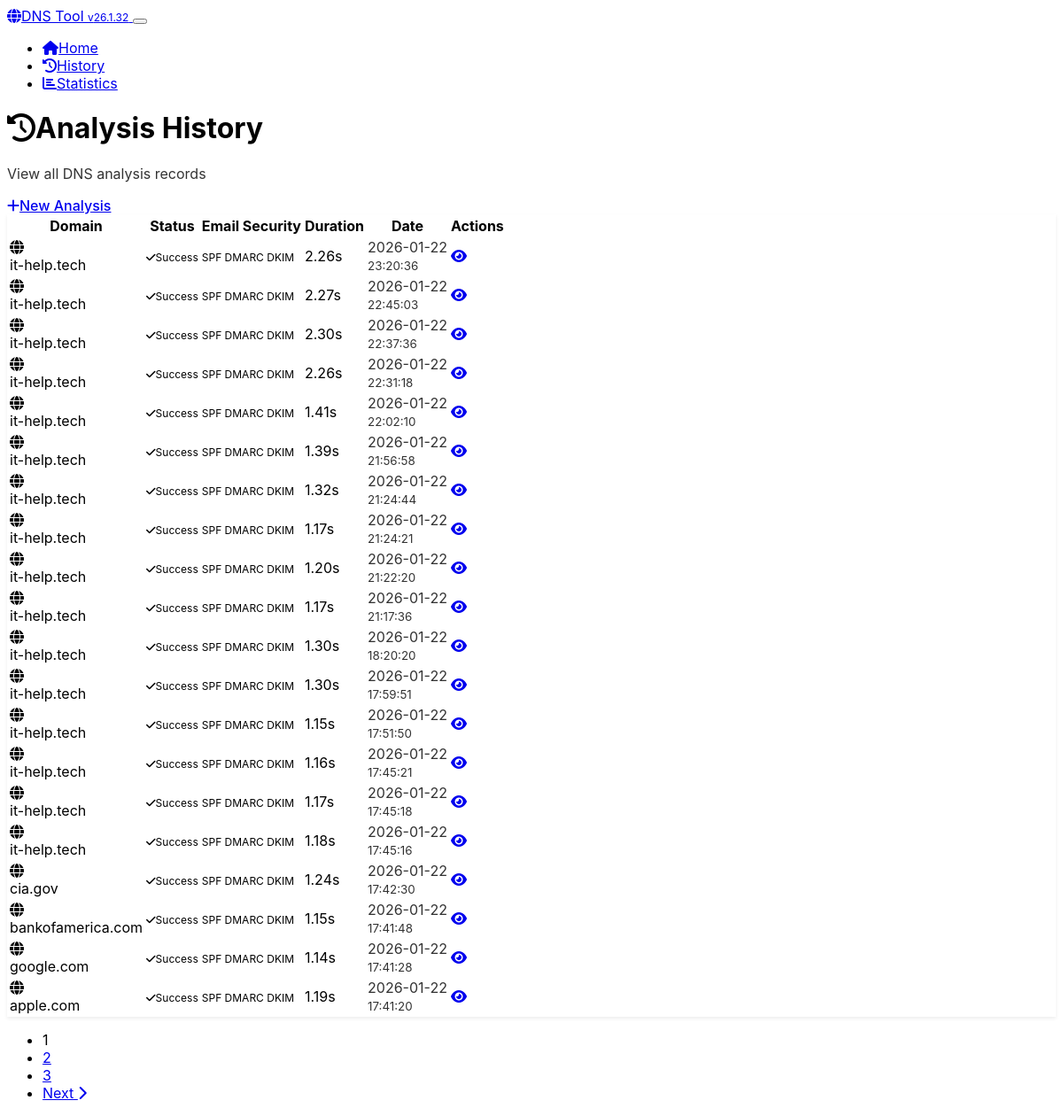
Before: /history with the older database file.
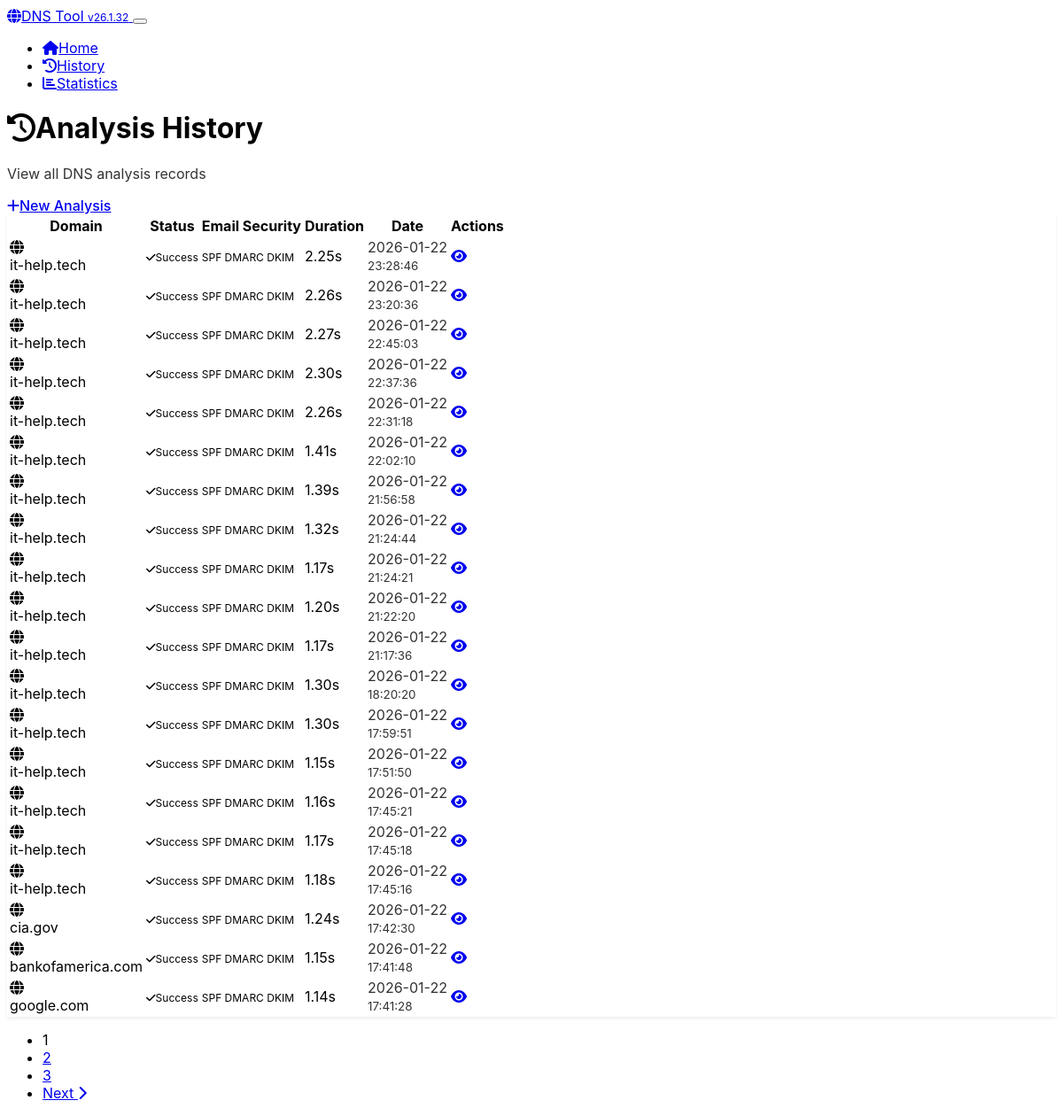
After: the same page with the newer database file.
### app.py (models this page shows, shortened)
class DomainAnalysis(db.Model):
    __tablename__ = 'domain_analyses'
    id = db.Column(db.Integer, primary_key=True)
    domain = db.Column(db.String(255), nullable=False, index=True)
    ascii_domain = db.Column(db.String(255), nullable=False)
    basic_records = db.Column(JSON)
    authoritative_records = db.Column(JSON)
    spf_status = db.Column(db.String(20))
    spf_records = db.Column(JSON)
    dmarc_status = db.Column(db.String(20))
    dmarc_policy = db.Column(db.String(20))
    dmarc_records = db.Column(JSON)
    dkim_status = db.Column(db.String(20))
    dkim_selectors = db.Column(JSON)
    registrar_name = db.Column(db.String(255))
    registrar_source = db.Column(db.String(20))
    analysis_success = db.Column(db.Boolean, default=True)
    error_message = db.Column(db.Text)
    analysis_duration = db.Column(db.Float)  # seconds
    created_at = db.Column(db.DateTime, default=datetime.utcnow, nullable=False)
    updated_at = db.Column(db.DateTime, default=datetime.utcnow, onupdate=datetime.utcnow)

### app.py (the view)
@app.route('/history')
def history():
    page = request.args.get('page', 1, type=int)
    per_page = 20
    analyses = DomainAnalysis.query.order_by(
        DomainAnalysis.created_at.desc()
    ).paginate(
        page=page, per_page=per_page, error_out=False
    )
    return render_template('history.html', analyses=analyses)

### app.py (called while the page is built)
@app.context_processor
def inject_version():
    return {'app_version': APP_VERSION}

### templates/history.html (shortened to what this page needs)
<!DOCTYPE html>
<html lang="en" data-bs-theme="dark">
<head>
    <link href="https://cdn.replit.com/agent/bootstrap-agent-dark-theme.min.css" rel="stylesheet">
    <link href="https://cdnjs.cloudflare.com/ajax/libs/font-awesome/6.4.0/css/all.min.css" rel="stylesheet">
    <link href="{{ url_for('static', filename='css/custom.css') }}" rel="stylesheet">
</head>
<body>
    <nav class="navbar navbar-expand-lg navbar-dark bg-dark">
        <div class="container">
            <a class="navbar-brand" href="{{ url_for('index') }}">
                <i class="fas fa-globe me-2"></i>DNS Tool <span class="badge bg-secondary ms-1">v{{ app_version }}</span>
            </a>
            <button class="navbar-toggler" type="button" data-bs-toggle="collapse" data-bs-target="#navbarNav">
            </button>
            <div class="collapse navbar-collapse" id="navbarNav">
                <ul class="navbar-nav ms-auto">
                    <li class="nav-item">
                        <a class="nav-link" href="{{ url_for('index') }}">
                            <i class="fas fa-home me-1"></i>Home
                        </a>
                    </li>
                    <li class="nav-item">
                        <a class="nav-link active" href="{{ url_for('history') }}">
                            <i class="fas fa-history me-1"></i>History
                        </a>
                    </li>
                    <li class="nav-item">
                        <a class="nav-link" href="{{ url_for('stats') }}">
                            <i class="fas fa-chart-bar me-1"></i>Statistics
                        </a>
                    </li>
                </ul>
            </div>
        </div>
    </nav>
    <div class="container my-4">
        <div class="d-flex justify-content-between align-items-center mb-4">
            <div>
                <h1 class="h3 mb-1">
                    <i class="fas fa-history me-2"></i>Analysis History
                </h1>
                <p class="text-muted mb-0">View all DNS analysis records</p>
            </div>
            <a href="{{ url_for('index') }}" class="btn btn-primary">
                <i class="fas fa-plus me-2"></i>New Analysis
            </a>
        </div>
        {% if analyses.items %}
            <div class="card">
                <div class="card-body">
                    <div class="table-responsive">
                        <table class="table table-hover mb-0">
                            <thead>
                                <tr>
                                    <th>Domain</th>
                                    <th>Status</th>
                                    <th>Email Security</th>
                                    <th>Duration</th>
                                    <th>Date</th>
                                    <th>Actions</th>
                                </tr>
                            </thead>
                            <tbody>
                                {% for analysis in analyses.items %}
                                <tr>
                                    <td>
                                        <div class="d-flex align-items-center">
                                            <i class="fas fa-globe text-primary me-2"></i>
                                            <div>
                                                <div class="fw-medium">{{ analysis.domain }}</div>
                                            </div>
                                        </div>
                                    </td>
                                    <td>
                                        {% if analysis.analysis_success %}
                                            <span class="badge bg-success">
                                                <i class="fas fa-check me-1"></i>Success
                                            </span>
                                        {% else %}
                                            <span class="badge bg-danger">
                                                <i class="fas fa-times me-1"></i>Failed
                                            </span>
                                        {% endif %}
                                    </td>
                                    <td>
                                        <div class="d-flex gap-1">
                                            {% if analysis.spf_status %}
                                                <span class="badge bg-{{ 'success' if analysis.spf_status == 'success' else 'warning' if analysis.spf_status == 'warning' else 'danger' }}" title="SPF">
                                                    SPF
                                                </span>
                                            {% endif %}
                                            {% if analysis.dmarc_status %}
                                                <span class="badge bg-{{ 'success' if analysis.dmarc_status == 'success' else 'warning' if analysis.dmarc_status == 'warning' else 'danger' }}" title="DMARC">
                                                    DMARC
                                                </span>
                                            {% endif %}
                                            {% if analysis.dkim_status %}
                                                <span class="badge bg-{{ 'success' if analysis.dkim_status == 'success' else 'warning' }}" title="DKIM">
                                                    DKIM
                                                </span>
                                            {% endif %}
                                        </div>
                                    </td>
                                    <td>
                                        {% if analysis.analysis_duration %}
                                            {{ "%.2f"|format(analysis.analysis_duration) }}s
                                        {% else %}
                                            -
                                        {% endif %}
                                    </td>
                                    <td>
                                        <div class="text-muted">
                                            {{ analysis.created_at.strftime('%Y-%m-%d') }}<br>
                                            <small>{{ analysis.created_at.strftime('%H:%M:%S') }}</small>
                                        </div>
                                    </td>
                                    <td>
                                        <div class="btn-group" role="group">
                                            <a href="{{ url_for('view_analysis', analysis_id=analysis.id) }}"
                                               class="btn btn-sm btn-outline-primary" title="View Details">
                                                <i class="fas fa-eye"></i>
                                            </a>
                                        </div>
                                    </td>
                                </tr>
                                {% endfor %}
                            </tbody>
                        </table>
                    </div>
                </div>
            </div>
            {% if analyses.pages > 1 %}
                <nav aria-label="Analysis history pagination" class="mt-4">
                    <ul class="pagination justify-content-center">
                        {% for page_num in analyses.iter_pages() %}
                            {% if page_num %}
                                {% if page_num != analyses.page %}
                                    <li class="page-item">
                                        <a class="page-link" href="{{ url_for('history', page=page_num) }}">{{ page_num }}</a>
                                    </li>
                                {% else %}
                                    <li class="page-item active">
                                        <span class="page-link">{{ page_num }}</span>
                                    </li>
                                {% endif %}
                            {% else %}
                                <li class="page-item disabled">
                                    <span class="page-link">...</span>
                                </li>
                            {% endif %}
                        {% endfor %}
                        {% if analyses.has_next %}
                            <li class="page-item">
                                <a class="page-link" href="{{ url_for('history', page=analyses.next_num) }}">
                                    Next <i class="fas fa-chevron-right"></i>
                                </a>
                            </li>
                        {% endif %}
                    </ul>
                </nav>
            {% endif %}
        {% endif %}
    </div>
</body>
</html>

### static/css/custom.css (style rules this page uses)
:root { --code-bg: hsl(210, 11%, 15%); --code-border: hsl(210, 11%, 25%); --feature-icon-size: 3rem; }
body { font-family: -apple-system, BlinkMacSystemFont, 'Segoe UI', Roboto, sans-serif; }
.card { border: 1px solid var(--bs-border-color); box-shadow: 0 0.125rem 0.25rem rgba(0, 0, 0, 0.075); }
.badge { font-size: 0.75em; }
.btn { border-radius: 0.375rem; font-weight: 500; }
.text-muted { opacity: 0.8; }

Changed rows visible on the page:
no longer on this page (row unchanged): DomainAnalysis: domain "apple.com", analysis_success True (drawn), analysis_duration "1.19", created_at "2026-01-22", created_at "17:41:20"
added DomainAnalysis: domain "it-help.tech", analysis_success True (drawn), analysis_duration "2.25", created_at "2026-01-22", created_at "23:28:46"
